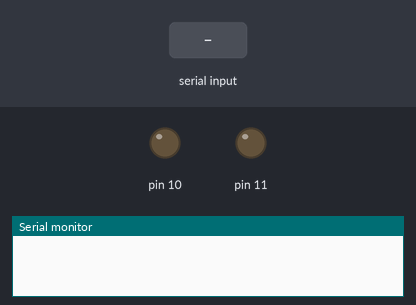
Bench run of a sketch on a simulated Arduino Uno, built with avr-gcc and run on an emulated ATmega328P. Shown: output pins drawn as LEDs (lit = HIGH), the last lines printed to the serial monitor. The inputs (shaded band) are chosen by the test bench.

Above: at 1.2 s.
1.3 s: "B" received over Serial
At 2.5 s:
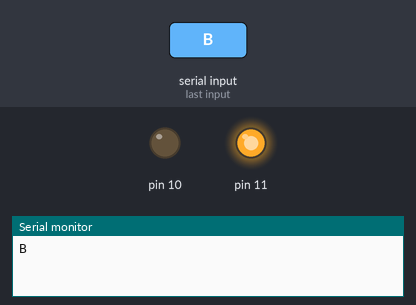
2.8 s: "D" received over Serial
At 3.9 s:
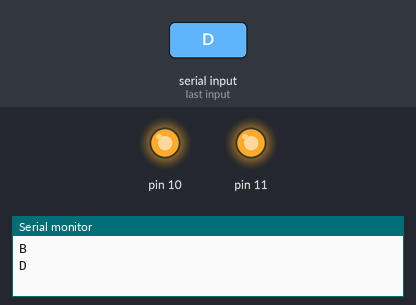
4.3 s: "A" received over Serial
At 5.0 s:
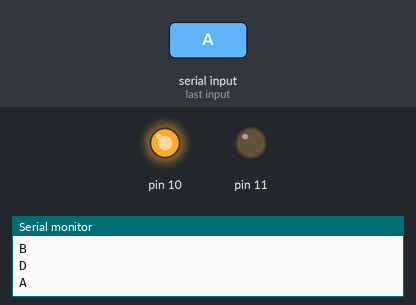
Timing chart, 0 to 7.3 s (numbered marks = the images above; inputs shaded):
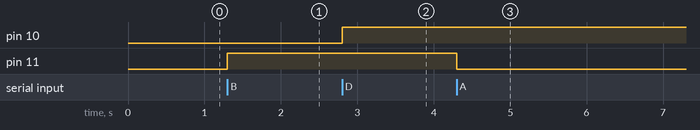

Measured:
- after the input at 1.3 s, pin 11: LOW → HIGH at once
- after the input at 2.8 s, pin 10: LOW → HIGH at once
- after the input at 4.3 s, pin 11: HIGH → LOW at once

The sketch:

Bluetooth.ino
```cpp
char junk;
String inputString="";

void setup()                    // run once, when the sketch starts
{
 Serial.begin(9600);            // set the baud rate to 9600, same should be of your Serial Monitor
 //pinMode(8, OUTPUT);
 pinMode(11, OUTPUT);
 pinMode(10, OUTPUT);
}

void loop()
{
  if(Serial.available()){
  while(Serial.available())
    {
      char inChar = (char)Serial.read(); //read the input
      inputString += inChar;        //make a string of the characters coming on serial
    }
    Serial.println(inputString);
    while (Serial.available() > 0)
    { junk = Serial.read() ; }      // clear the serial buffer


    if(inputString == "A"){         //in case of 'A' turn the Fan On
      digitalWrite(11,LOW);
    }

    else if(inputString == "B"){   //incase of 'B' turn the Fan Off
      digitalWrite(11,HIGH);
    }


if(inputString == "C"){         //in case of 'C' turn the Bulb On
      digitalWrite(10,LOW);
    }

    else if(inputString == "D"){   //incase of 'b' turn the Bulb Off
      digitalWrite(10,HIGH);
    }


    inputString = "";
  }
}

//EOF
```
